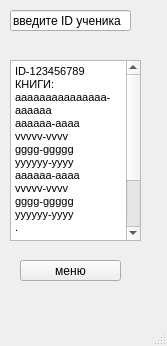
<?xml version="1.0" encoding="UTF-8"?>
<ui version="4.0">
 <class>MainWindow</class>
 <widget class="QMainWindow" name="MainWindow">
  <property name="geometry">
   <rect>
    <x>0</x>
    <y>0</y>
    <width>167</width>
    <height>346</height>
   </rect>
  </property>
  <property name="windowTitle">
   <string>MainWindow</string>
  </property>
  <widget class="QWidget" name="centralwidget">
   <widget class="QLineEdit" name="lineEdit">
    <property name="geometry">
     <rect>
      <x>10</x>
      <y>10</y>
      <width>121</width>
      <height>21</height>
     </rect>
    </property>
    <property name="text">
     <string>введите ID ученика</string>
    </property>
   </widget>
   <widget class="QTextBrowser" name="textBrowser">
    <property name="geometry">
     <rect>
      <x>10</x>
      <y>60</y>
      <width>131</width>
      <height>181</height>
     </rect>
    </property>
    <property name="html">
     <string>&lt;!DOCTYPE HTML PUBLIC &quot;-//W3C//DTD HTML 4.0//EN&quot; &quot;http://www.w3.org/TR/REC-html40/strict.dtd&quot;&gt;
&lt;html&gt;&lt;head&gt;&lt;meta name=&quot;qrichtext&quot; content=&quot;1&quot; /&gt;&lt;style type=&quot;text/css&quot;&gt;
p, li { white-space: pre-wrap; }
&lt;/style&gt;&lt;/head&gt;&lt;body style=&quot; font-family:'MS Shell Dlg 2'; font-size:8.25pt; font-weight:400; font-style:normal;&quot;&gt;
&lt;p style=&quot; margin-top:0px; margin-bottom:0px; margin-left:0px; margin-right:0px; -qt-block-indent:0; text-indent:0px;&quot;&gt;ID-123456789&lt;/p&gt;
&lt;p style=&quot; margin-top:0px; margin-bottom:0px; margin-left:0px; margin-right:0px; -qt-block-indent:0; text-indent:0px;&quot;&gt;КНИГИ:&lt;/p&gt;
&lt;p style=&quot; margin-top:0px; margin-bottom:0px; margin-left:0px; margin-right:0px; -qt-block-indent:0; text-indent:0px;&quot;&gt;aaaaaaaaaaaaaaa-aaaaaa&lt;/p&gt;
&lt;p style=&quot; margin-top:0px; margin-bottom:0px; margin-left:0px; margin-right:0px; -qt-block-indent:0; text-indent:0px;&quot;&gt;aaaaaa-aaaa&lt;/p&gt;
&lt;p style=&quot; margin-top:0px; margin-bottom:0px; margin-left:0px; margin-right:0px; -qt-block-indent:0; text-indent:0px;&quot;&gt;vvvvv-vvvv&lt;/p&gt;
&lt;p style=&quot; margin-top:0px; margin-bottom:0px; margin-left:0px; margin-right:0px; -qt-block-indent:0; text-indent:0px;&quot;&gt;gggg-ggggg&lt;/p&gt;
&lt;p style=&quot; margin-top:0px; margin-bottom:0px; margin-left:0px; margin-right:0px; -qt-block-indent:0; text-indent:0px;&quot;&gt;yyyyyy-yyyy&lt;/p&gt;
&lt;p style=&quot; margin-top:0px; margin-bottom:0px; margin-left:0px; margin-right:0px; -qt-block-indent:0; text-indent:0px;&quot;&gt;aaaaaa-aaaa&lt;/p&gt;
&lt;p style=&quot; margin-top:0px; margin-bottom:0px; margin-left:0px; margin-right:0px; -qt-block-indent:0; text-indent:0px;&quot;&gt;vvvvv-vvvv&lt;/p&gt;
&lt;p style=&quot; margin-top:0px; margin-bottom:0px; margin-left:0px; margin-right:0px; -qt-block-indent:0; text-indent:0px;&quot;&gt;gggg-ggggg&lt;/p&gt;
&lt;p style=&quot; margin-top:0px; margin-bottom:0px; margin-left:0px; margin-right:0px; -qt-block-indent:0; text-indent:0px;&quot;&gt;yyyyyy-yyyy&lt;/p&gt;
&lt;p style=&quot; margin-top:0px; margin-bottom:0px; margin-left:0px; margin-right:0px; -qt-block-indent:0; text-indent:0px;&quot;&gt;.&lt;/p&gt;
&lt;p style=&quot; margin-top:0px; margin-bottom:0px; margin-left:0px; margin-right:0px; -qt-block-indent:0; text-indent:0px;&quot;&gt;.&lt;/p&gt;
&lt;p style=&quot; margin-top:0px; margin-bottom:0px; margin-left:0px; margin-right:0px; -qt-block-indent:0; text-indent:0px;&quot;&gt;.&lt;/p&gt;
&lt;p style=&quot; margin-top:0px; margin-bottom:0px; margin-left:0px; margin-right:0px; -qt-block-indent:0; text-indent:0px;&quot;&gt;.&lt;/p&gt;
&lt;p style=&quot; margin-top:0px; margin-bottom:0px; margin-left:0px; margin-right:0px; -qt-block-indent:0; text-indent:0px;&quot;&gt;.&lt;/p&gt;
&lt;p style=&quot; margin-top:0px; margin-bottom:0px; margin-left:0px; margin-right:0px; -qt-block-indent:0; text-indent:0px;&quot;&gt;..&lt;/p&gt;
&lt;p style=&quot;-qt-paragraph-type:empty; margin-top:0px; margin-bottom:0px; margin-left:0px; margin-right:0px; -qt-block-indent:0; text-indent:0px;&quot;&gt;&lt;br /&gt;&lt;/p&gt;&lt;/body&gt;&lt;/html&gt;</string>
    </property>
   </widget>
   <widget class="QPushButton" name="pushButton">
    <property name="geometry">
     <rect>
      <x>20</x>
      <y>260</y>
      <width>101</width>
      <height>21</height>
     </rect>
    </property>
    <property name="text">
     <string>меню</string>
    </property>
   </widget>
  </widget>
  <widget class="QMenuBar" name="menubar">
   <property name="geometry">
    <rect>
     <x>0</x>
     <y>0</y>
     <width>167</width>
     <height>18</height>
    </rect>
   </property>
  </widget>
  <widget class="QStatusBar" name="statusbar"/>
 </widget>
 <resources/>
 <connections/>
</ui>
